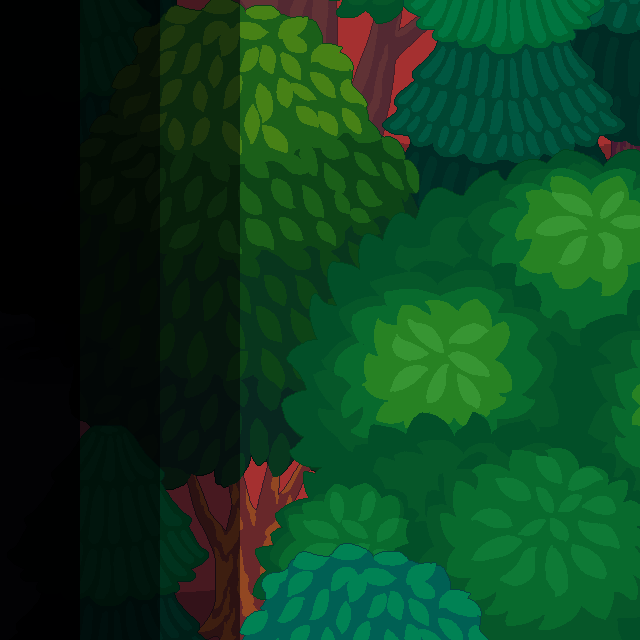

Tiled map render using the project's own tile images. Description and the map definition, with tile-layer contents summarised, below:
An orthogonal 40x40 tile map with 16x16 px tiles, 3 tile layers (ground, wall, tree), 3 tilesets.

<map version="1.10" tiledversion="1.10.2" orientation="orthogonal" renderorder="right-down" width="40" height="40" tilewidth="16" tileheight="16" infinite="0" nextlayerid="4" nextobjectid="1">
 <tileset firstgid="1" source="grasslv2.tsx" />
 <tileset firstgid="17" source="lv2_trees.tsx" />
 <tileset firstgid="53" source="wall.tsx" />
 <layer id="1" name="ground" width="40" height="40">
  <properties>
   <property name="unity:SortingLayer" value="Ground" />
   <property name="unity:layer" value="Ground" />
  </properties>
  <data>[1600 cells, 1600 non-empty, 16 distinct tile ids]</data>
 </layer>
 <layer id="2" name="wall" width="40" height="40">
  <properties>
   <property name="unity:ignore" value="Visual" />
   <property name="unity:layer" value="Obstacles" />
  </properties>
  <data>[1600 cells, 1600 non-empty, 1 distinct tile ids]</data>
 </layer>
 <layer id="3" name="tree" width="40" height="40">
  <properties>
   <property name="unity:SortingLayer" value="Foreground" />
   <property name="unity:layer" value="Obstacles" />
  </properties>
  <data>[1600 cells, 1 non-empty, 1 distinct tile ids]</data>
 </layer>
</map>
